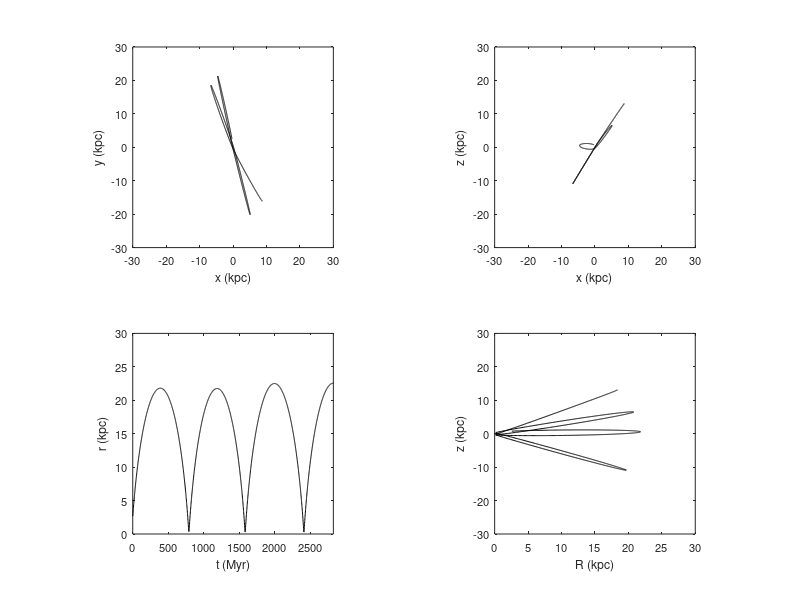

Reproduce this figure in MATLAB.
clear all
close all

data = load('ax_coeff.dat');

whitebg('w')

t = data(:,1);

x = data(:,12);
y = data(:,13);
z = data(:,14);

v_x = data(:,15);
v_y = data(:,16);
v_z = data(:,17);

R = sqrt(x.^2+y.^2);
r = sqrt(x.^2+y.^2+z.^2);



subplot(2,2,1), plot(x,y,'k')

xlabel('x (kpc)','fontsize',9)
ylabel('y (kpc)','fontsize',9)
axis([-30 30 -30 30])
set(gca,'xtick',(-30:10:30),'ytick',(-30:10:30),'fontsize',8)
axis square


subplot(2,2,2), plot(x,z,'k')

xlabel('x (kpc)','fontsize',9)
ylabel('z (kpc)','fontsize',9)
axis([-30 30 -30 30])
set(gca,'xtick',(-30:10:30),'ytick',(-30:10:30),'fontsize',8)
axis square

subplot(2,2,3), plot(t,r,'k')

xlabel('t (Myr)','fontsize',9)
ylabel('r (kpc)','fontsize',9)
axis([0 max(t) 0 30])
set(gca,'ytick',(0:5:30),'fontsize',8)
axis square


subplot(2,2,4), plot(R,z,'k')

xlabel('R (kpc)','fontsize',9)
ylabel('z (kpc)','fontsize',9)
axis square
axis([0 30 -30 30])
set(gca,'fontsize',8)
